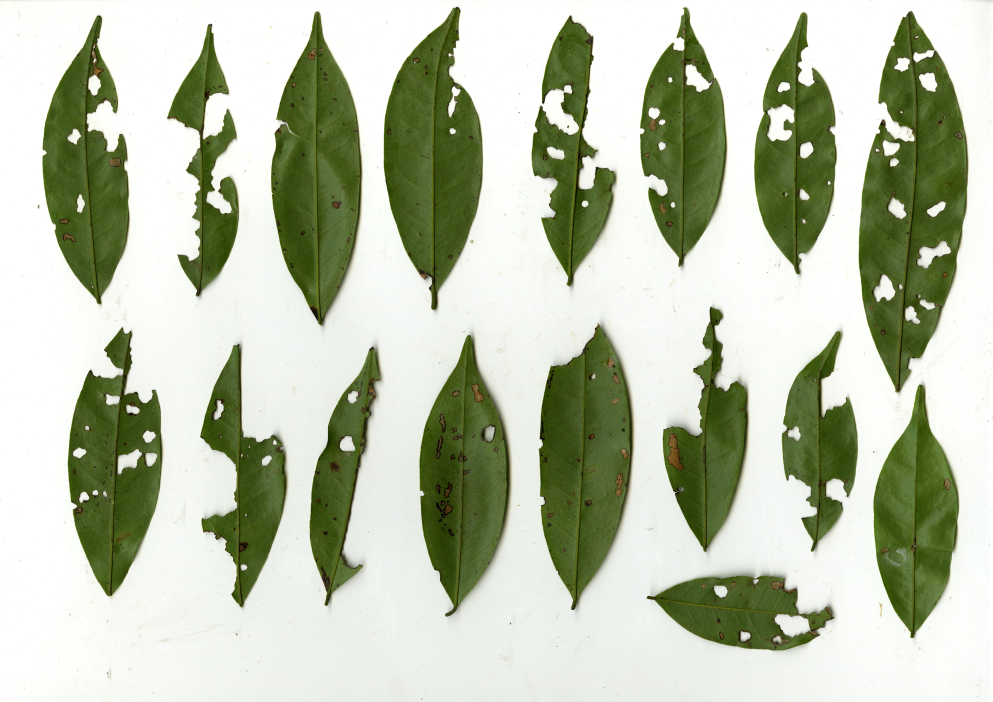
#> input picture imgs_raw/t1.jpg, 4962 x 3509 px (shown at 1/5 size)
$ python -i calculation.py   (imports and definitions only)
#> lines starting #> are read from the running program, lines starting #| are printed output that depends on the picture; after the words box and inside, x2 and y2 are one past the last pixel; in counts of white or black regions, pixels touching at a corner belong together
#> further down, picture is the input picture: shape (3509, 4962, 3); mean B, G, R 173.5, 195.5, 188
import os
import argparse
from pathlib import Path
from collections import defaultdict
import cv2
import numpy as np
import csv


def getmask(img):
    gray = cv2.cvtColor(img, cv2.COLOR_BGR2GRAY)
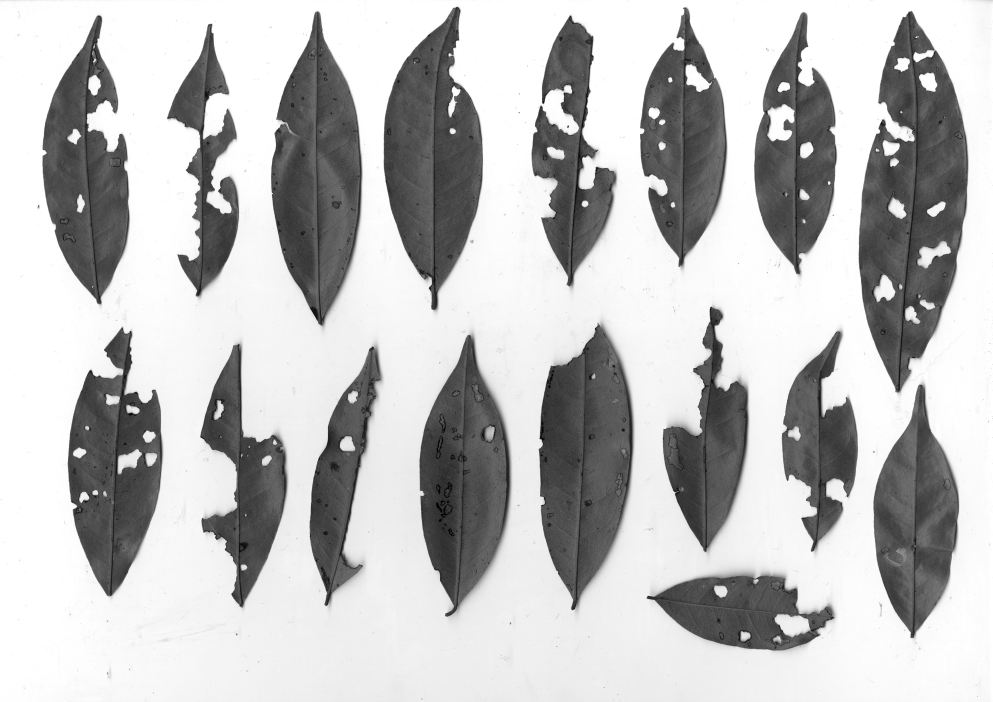
#> gray: shape (3509, 4962) (shown at 1/5 size); min 0, max 255, mean 190.8
    blurred = cv2.medianBlur(gray, 3)
    (T, threshInv) = cv2.threshold(blurred, 0, 255, cv2.THRESH_BINARY_INV | cv2.THRESH_OTSU)
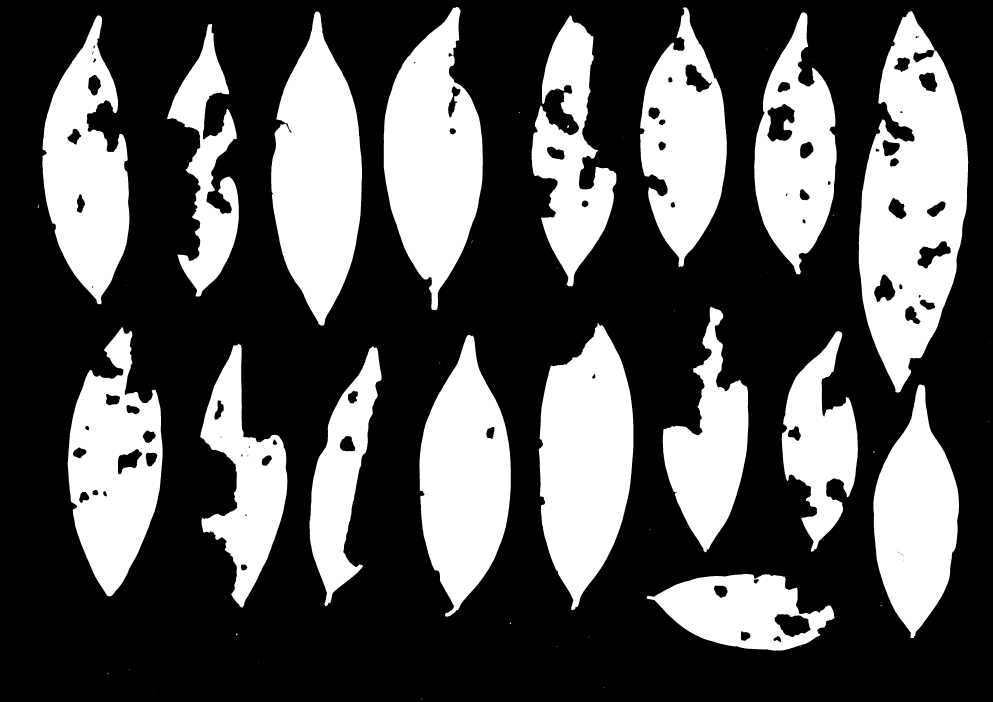
#> threshInv: shape (3509, 4962) (shown at 1/5 size); 33.2% white; 71 white regions (48 under 20 px), largest, box (x1, y1, x2, y2) and area: (4293, 55, 4841, 1963) 627233, (2694, 1614, 3167, 3051) 468944, (1356, 58, 1810, 1628) 468240
#> T = 162
    return (threshInv)


# [131 lines left out: functions calculate_damage, _run_cli, not called in this run]


# [17 lines not run here, left out]

>>> import cv2
>>> picture = cv2.imread('imgs_raw/t1.jpg')
>>> result = getmask(picture)

$ run again, on imgs_raw/t3.jpg
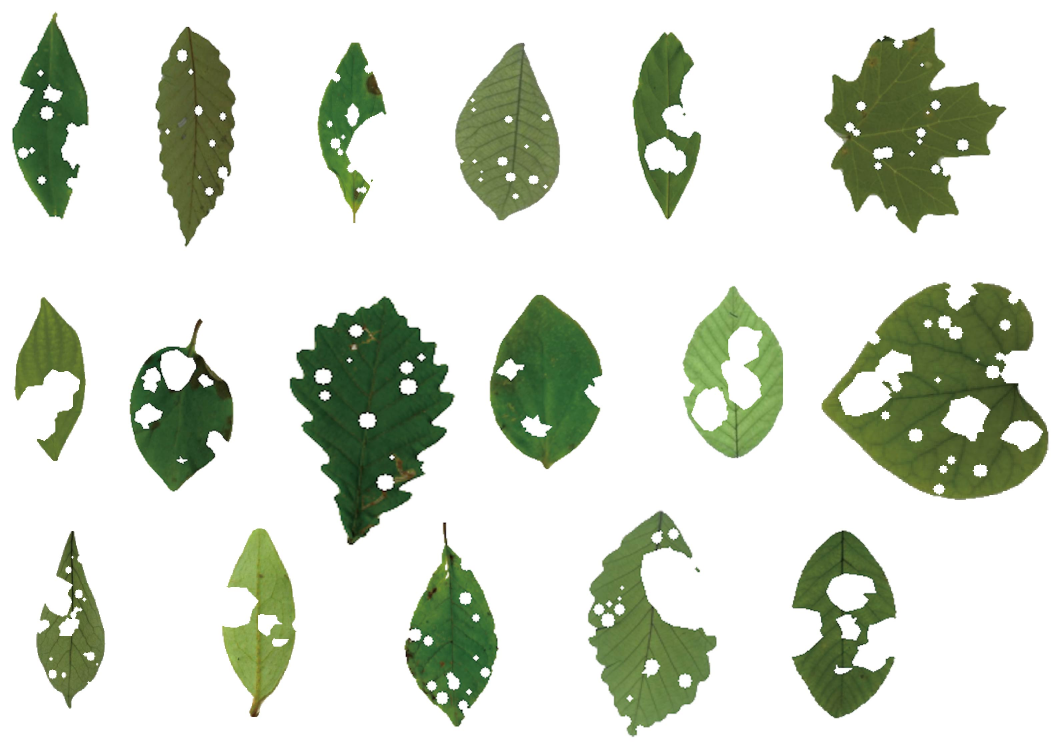
#> input picture imgs_raw/t3.jpg, 3177 x 2265 px (shown at 1/3 size)
#> picture is the input picture: shape (2265, 3177, 3); mean B, G, R 205.8, 218.6, 212.3
#> in getmask, `gray = cv2.cvtColor(img, cv2.COLOR_BGR2GRAY)`:
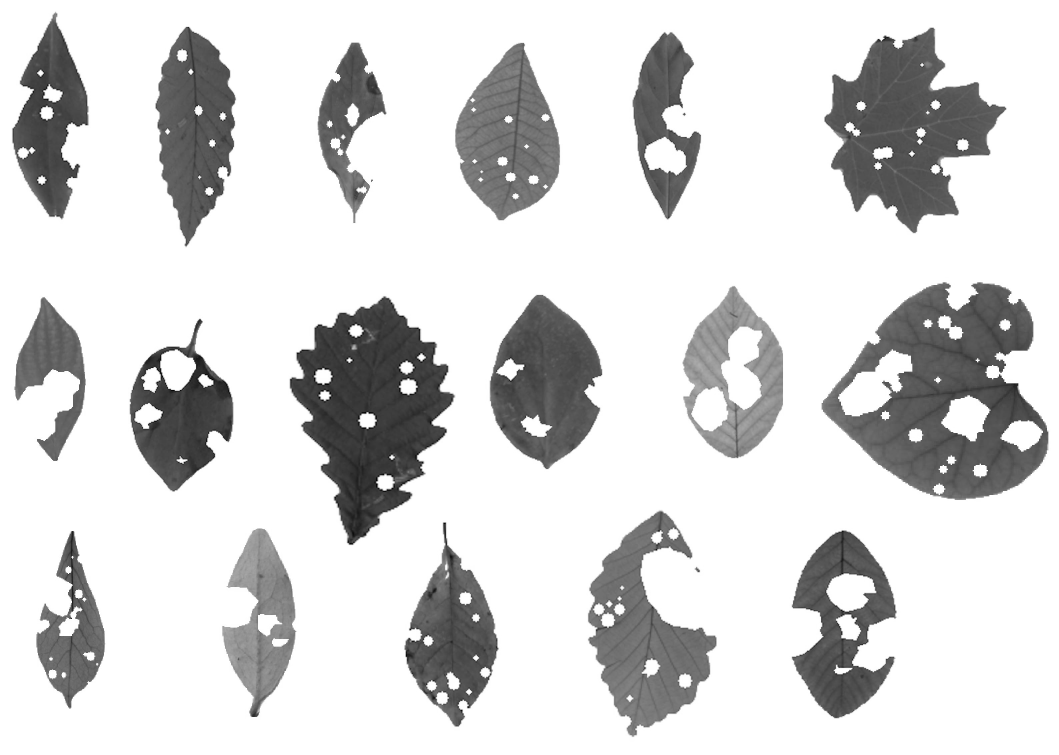
#> gray: shape (2265, 3177) (shown at 1/3 size); min 0, max 255, mean 215.2
#> in getmask, `(T, threshInv) = cv2.threshold(blurred, 0, 255, cv2.THRESH_BINARY_INV ..`:
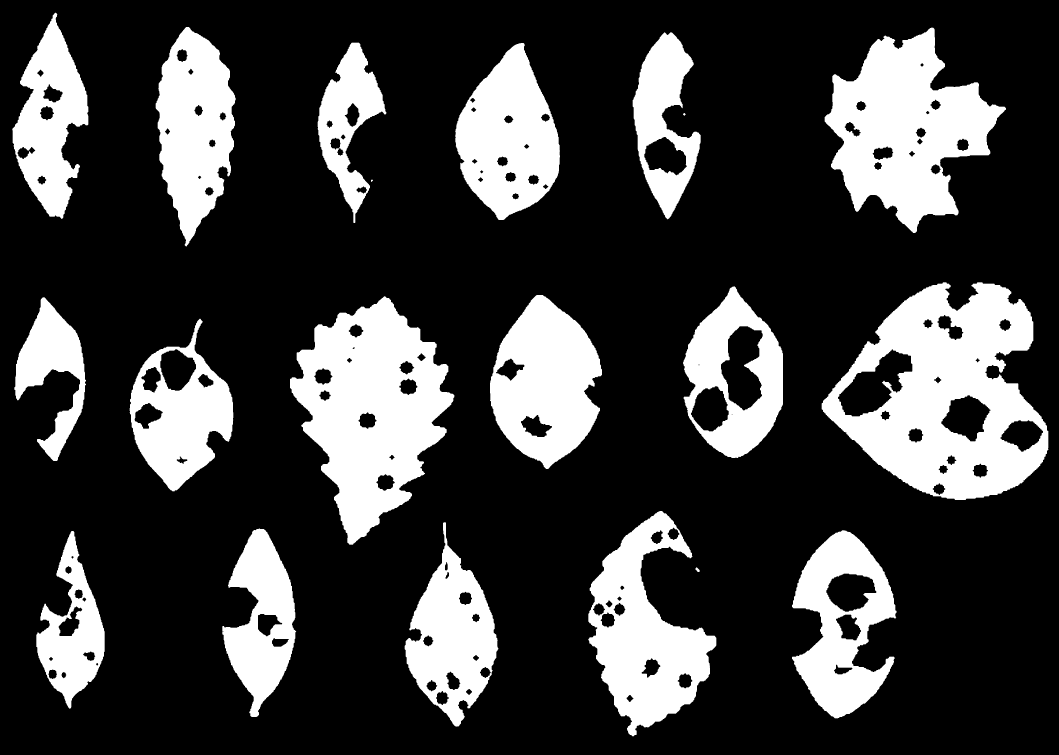
#> threshInv: shape (2265, 3177) (shown at 1/3 size); 24.2% white; 20 white regions, largest, box (x1, y1, x2, y2) and area: (2465, 847, 3145, 1500) 244278, (870, 889, 1363, 1634) 202225, (2474, 83, 3018, 699) 177267
#> T = 173

$ run again, on imgs_raw/t4.jpg
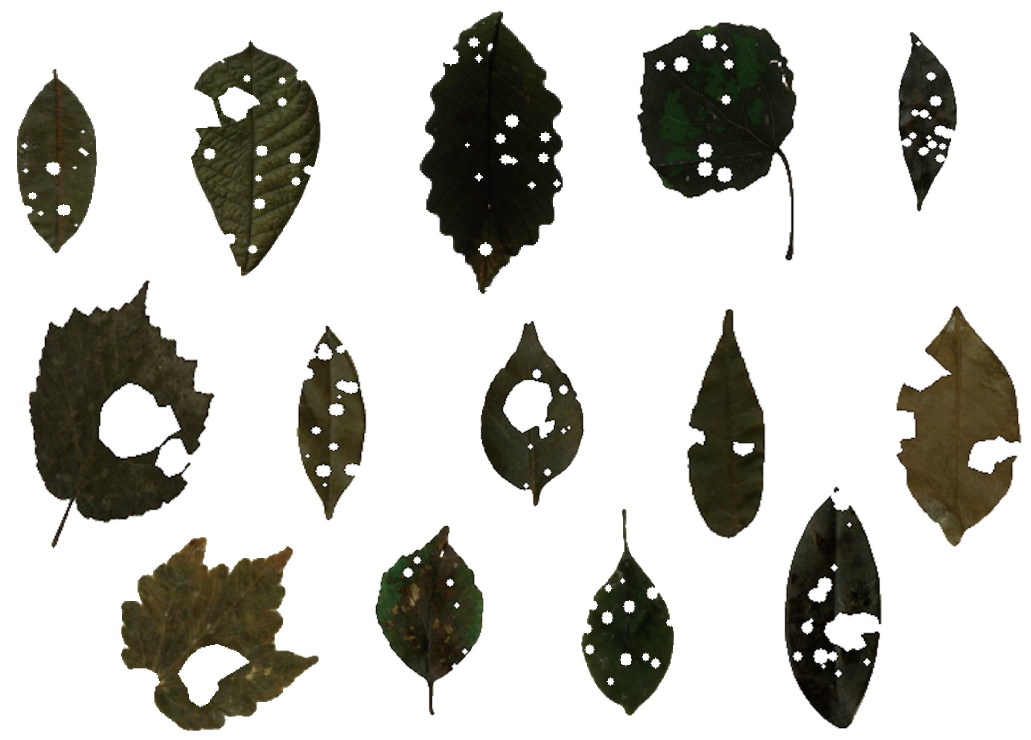
#> input picture imgs_raw/t4.jpg, 3091 x 2218 px (shown at 1/3 size)
#> picture is the input picture: shape (2218, 3091, 3); mean B, G, R 192.8, 198, 198.6
#> in getmask, `gray = cv2.cvtColor(img, cv2.COLOR_BGR2GRAY)`:
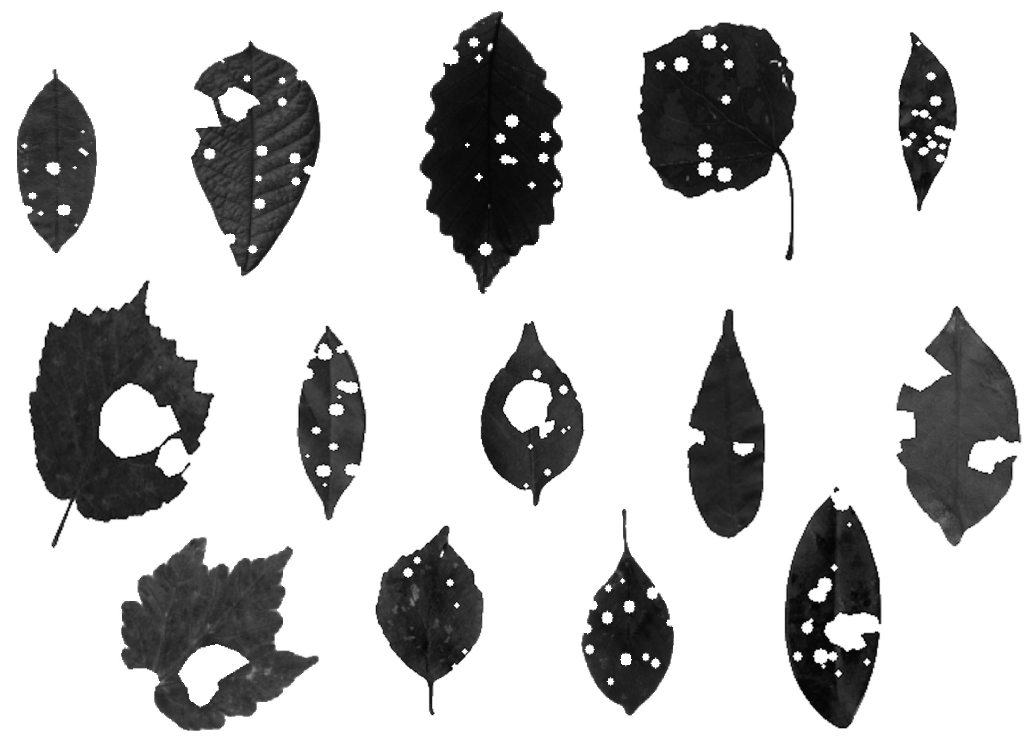
#> gray: shape (2218, 3091) (shown at 1/3 size); min 0, max 255, mean 197.6
#> in getmask, `(T, threshInv) = cv2.threshold(blurred, 0, 255, cv2.THRESH_BINARY_INV ..`:
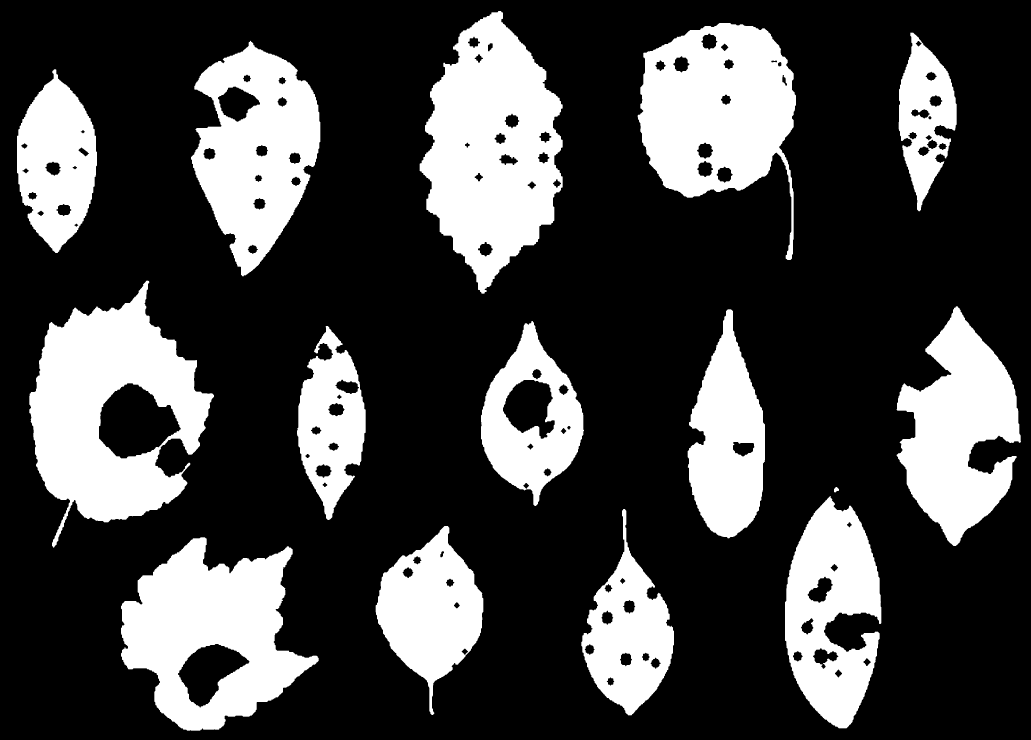
#> threshInv: shape (2218, 3091) (shown at 1/3 size); 26.8% white; 15 white regions, largest, box (x1, y1, x2, y2) and area: (1259, 33, 1688, 881) 227692, (88, 842, 642, 1643) 222740, (363, 1612, 956, 2192) 191721
#> T = 148
